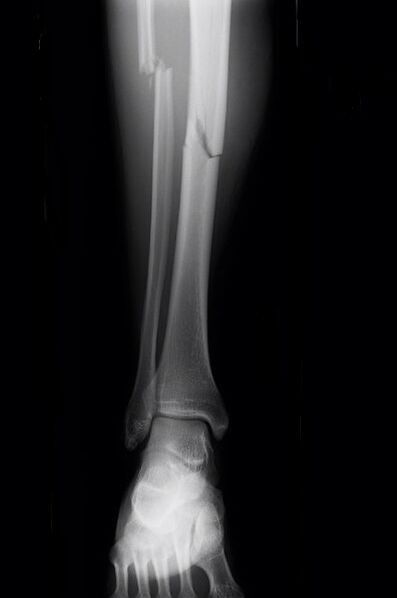
#> input picture leg fracture .jpg, 397 x 598 px
$ python health.py
#> lines starting #> are read from the running program, lines starting #| are printed output that depends on the picture; after the words box and inside, x2 and y2 are one past the last pixel; in counts of white or black regions, pixels touching at a corner belong together
import cv2
import numpy as np
import matplotlib.pyplot as plt
import os

def detect_abnormalities(image_path):
    # Load image
#> called with image_path = 'leg fracture .jpg'
    img = cv2.imread(image_path, cv2.IMREAD_GRAYSCALE)
#> img: shape (598, 397); min 0, max 235, mean 30.7

    if img is None:
        print(f"❌ File not found or invalid format: {image_path}")
        return

    # Apply Gaussian blur
    blurred = cv2.GaussianBlur(img, (5, 5), 0)

    # Thresholding to detect bright regions (simulate abnormalities)
    _, thresh = cv2.threshold(blurred, 180, 255, cv2.THRESH_BINARY)
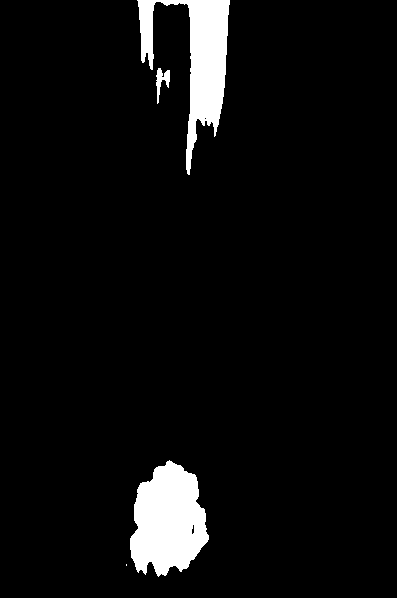
#> thresh: shape (598, 397); 5.3% white; 4 white regions (1 under 20 px)

    # Find contours of bright regions
    contours, _ = cv2.findContours(thresh, cv2.RETR_EXTERNAL, cv2.CHAIN_APPROX_SIMPLE)
#> contours = 4 contours, 1 with area under 20; largest, box (x1, y1, x2, y2) and area: (130, 460, 209, 577) 6347, (137, 0, 230, 175) 5410, (156, 68, 170, 104) 166

    # Convert grayscale to BGR for color bounding boxes
    output_img = cv2.cvtColor(img, cv2.COLOR_GRAY2BGR)

    for contour in contours:
        area = cv2.contourArea(contour)
        if area > 100:  # Ignore very small regions
            x, y, w, h = cv2.boundingRect(contour)
            cv2.rectangle(output_img, (x, y), (x+w, y+h), (0, 0, 255), 2)
#> this loop made 4 passes
#> (area, x, y, w, h) on passes 2 to 4: (6347, 130, 460, 79, 117), (165.5, 156, 68, 14, 36), (5410, 137, 0, 93, 175)
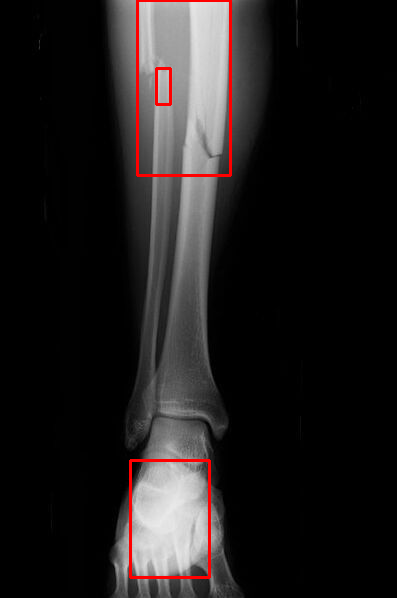
#> output_img: shape (598, 397, 3); mean B, G, R 29.2, 29.2, 32.4

    # Show result
    plt.figure(figsize=(10, 6))
    plt.title("Detected Abnormalities")
    plt.imshow(cv2.cvtColor(output_img, cv2.COLOR_BGR2RGB))
    plt.axis('off')
    plt.show()

# Change this to your image file name
image_path = "leg fracture .jpg"
detect_abnormalities(image_path)
